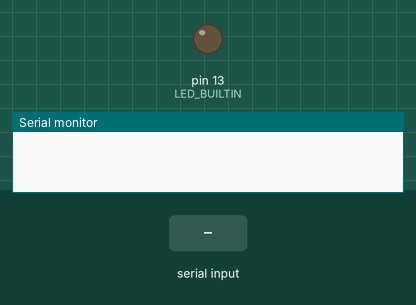
This sketch was run on a simulated Arduino Uno, built with avr-gcc and run on an emulated ATmega328P. Parts: output pins drawn as LEDs (lit = HIGH), the last lines printed to the serial monitor. The test bench sets the inputs (shaded band).

Above: at 1.3 s.
1.4 s: "1" received over Serial
At 1.8 s:
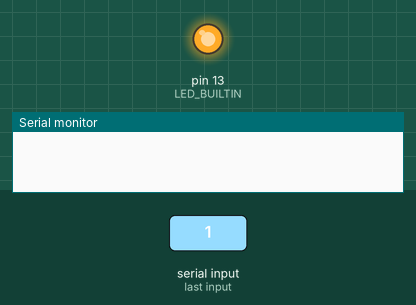
2.9 s: "1" received over the second serial link
At 4.1 s:
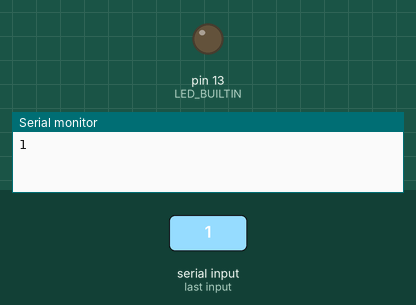
4.4 s: "0" received over Serial
At 5.3 s:
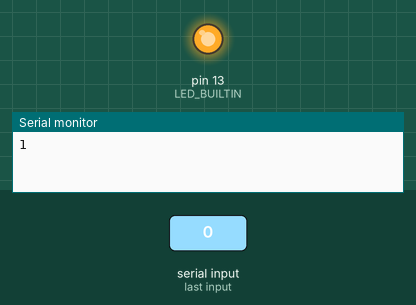
5.9 s: "0" received over the second serial link
At 6.3 s:
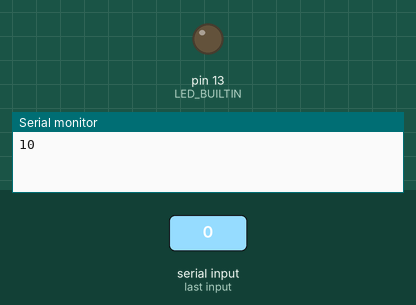
Timing chart, 0 to 8.4 s (numbered marks = the images above; inputs shaded):
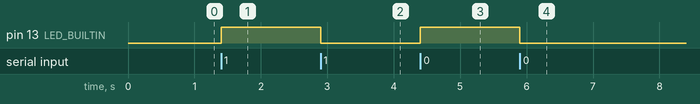

Measured:
- after the input at 1.4 s, pin 13 (LED_BUILTIN): LOW → HIGH at once
- after the input at 2.9 s, pin 13 (LED_BUILTIN): HIGH → LOW at once
- after the input at 4.4 s, pin 13 (LED_BUILTIN): LOW → HIGH at once
- after the input at 5.9 s, pin 13 (LED_BUILTIN): HIGH → LOW at once

The sketch:

hello.ino
```cpp
#include <SoftwareSerial.h>
SoftwareSerial mySerial(7, 8);
void setup() {
  pinMode(LED_BUILTIN, OUTPUT);
  mySerial.begin(9600);
  Serial.begin(9600);
  delay(100);
}

void loop() {
 if (Serial.available()>0) {
   digitalWrite(LED_BUILTIN, HIGH);
   mySerial.write(Serial.read());
 }

 if (mySerial.available()>0) {
   digitalWrite(LED_BUILTIN, LOW);
   Serial.write(mySerial.read());
 }
}
```
